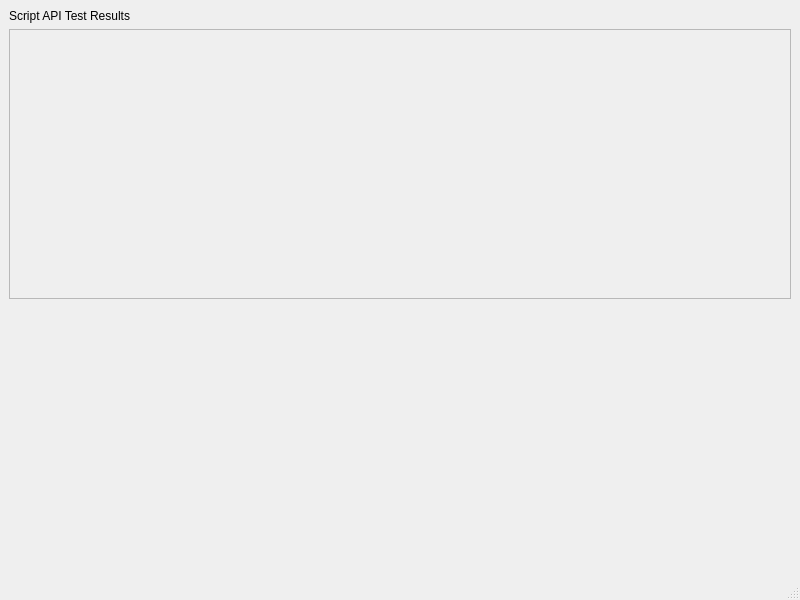
<?xml version="1.0" encoding="UTF-8"?>
<ui version="4.0">
 <class>ScriptApiTestResults</class>
 <widget class="QMainWindow" name="ScriptApiTestResults">
  <property name="geometry">
   <rect>
    <x>0</x>
    <y>0</y>
    <width>800</width>
    <height>600</height>
   </rect>
  </property>
  <property name="windowTitle">
   <string>Script API Test Results</string>
  </property>
  <widget class="QWidget" name="centralwidget">
   <layout class="QGridLayout" name="_outerGrid">
    <item row="0" column="0">
     <widget class="QLabel" name="_resultsLit">
      <property name="text">
       <string>Script API Test Results</string>
      </property>
     </widget>
    </item>
    <item row="2" column="0">
     <spacer name="verticalSpacer">
      <property name="orientation">
       <enum>Qt::Vertical</enum>
      </property>
      <property name="sizeHint" stdset="0">
       <size>
        <width>20</width>
        <height>0</height>
       </size>
      </property>
     </spacer>
    </item>
    <item row="1" column="0">
     <widget class="QScrollArea" name="scrollArea">
      <property name="widgetResizable">
       <bool>true</bool>
      </property>
      <widget class="QWidget" name="scrollAreaWidgetContents">
       <property name="geometry">
        <rect>
         <x>0</x>
         <y>0</y>
         <width>774</width>
         <height>248</height>
        </rect>
       </property>
       <layout class="QGridLayout" name="_resultsGrid"/>
      </widget>
     </widget>
    </item>
   </layout>
  </widget>
  <widget class="QMenuBar" name="menubar">
   <property name="geometry">
    <rect>
     <x>0</x>
     <y>0</y>
     <width>800</width>
     <height>22</height>
    </rect>
   </property>
  </widget>
  <widget class="QStatusBar" name="statusbar"/>
 </widget>
 <resources/>
 <connections/>
</ui>
